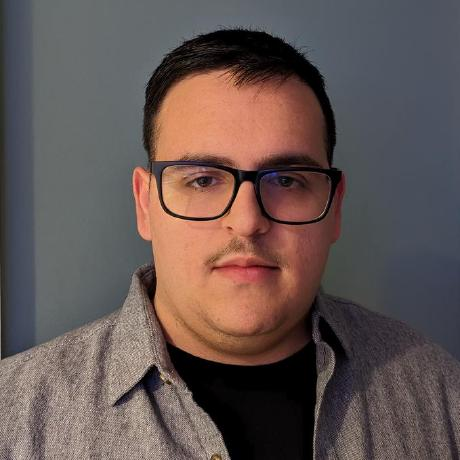
#> input picture Fall_2023/Project1/Part2/Project 1 Part 2 Download Sep 29, 2023 943 AM/258349-1939611 - Amir Marji - Sep 25, 2023 1039 AM/amir.jpg, 460 x 460 px
$ jupyter execute marji-amir2.ipynb
#> lines starting #> are read from the running program, lines starting #| are printed output that depends on the picture; after the words box and inside, x2 and y2 are one past the last pixel; in counts of white or black regions, pixels touching at a corner belong together
Amir Marji- Project 1 Part 2

1. Take a picture of your face or have a friend do it.
2. Import the image into Jupyter Notebook.

[cell 1]
import cv2
import numpy as np
import matplotlib.pyplot as plt

# load the image
img = cv2.imread("amir.jpg")
#> img is the input picture: shape (460, 460, 3); mean B, G, R 82.3, 85.1, 99.6

# convert bgr to rgb
img = cv2.cvtColor(img, cv2.COLOR_BGR2RGB)

# display the image
plt.imshow(img)
plt.show()

3 Analyze the image.

4 Create a histogram of the whole image. RGB.

[cell 2]
# create histogram for rgb channels
# make the image and histagram next to each other
# Calculate the histogram for each color channel
color = ("r", "g", "b")
histograms = []
for i, j in enumerate(color):
    calc = cv2.calcHist([img], [i], None, [256], [0, 256])
    histograms.append(calc)
#> after the loop, histograms = 3 items

# Create a figure with two subplots side by side
plt.figure(figsize=(12, 5))

# First subplot for the image
plt.subplot(121)
plt.imshow(img)
plt.title("Image")

# Second subplot for the histogram
plt.subplot(122)
for i, j in enumerate(color):
    plt.plot(histograms[i], color=j, label=j)
plt.xlim([0, 256])
plt.title("RGB Color Histogram")
plt.legend()

# Display the figure
plt.tight_layout()  # for spacing
plt.show()
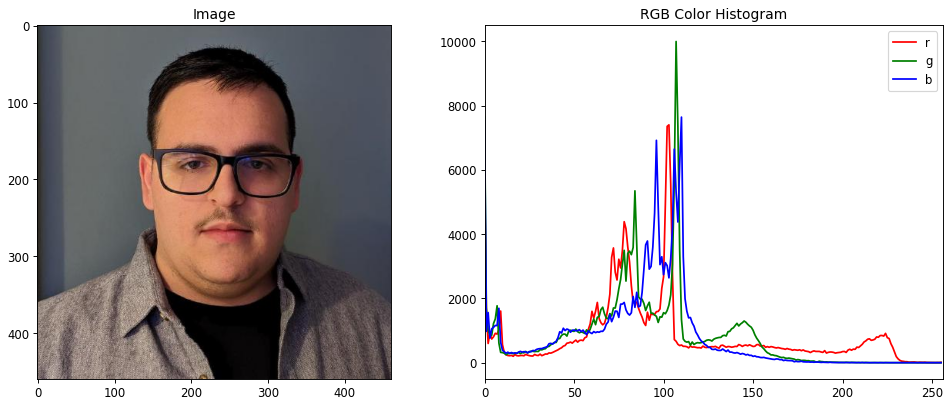
#> figure drawn by matplotlib, 2 panels; panel 2: curve peaks at x = 103, y = 7398; panel 2: curve peaks at x = 107, y = 9991; panel 2: curve peaks at x = 110, y = 7638

5.Modify your image with brightness and contrast (completes total range)

[cell 3]
alpha = 1.05  # contrast
beta = 7  # brightness

new_image = cv2.convertScaleAbs(img, alpha=alpha, beta=beta)


histograms = []
for i, j in enumerate(color):
    calc = cv2.calcHist([new_image], [i], None, [256], [0, 256])
    histograms.append(calc)

# Create a figure with two subplots side by side
plt.figure(figsize=(12, 5))

# First subplot for the image
plt.subplot(121)
plt.imshow(new_image)
plt.title("new image")

# Second subplot for the histogram
plt.subplot(122)
for i, j in enumerate(color):
    plt.plot(histograms[i], color=j, label=j)
plt.xlim([0, 256])
plt.title("RGB Color Histogram")
plt.legend()

# Display the figure
plt.tight_layout()  # for spacing
plt.show()
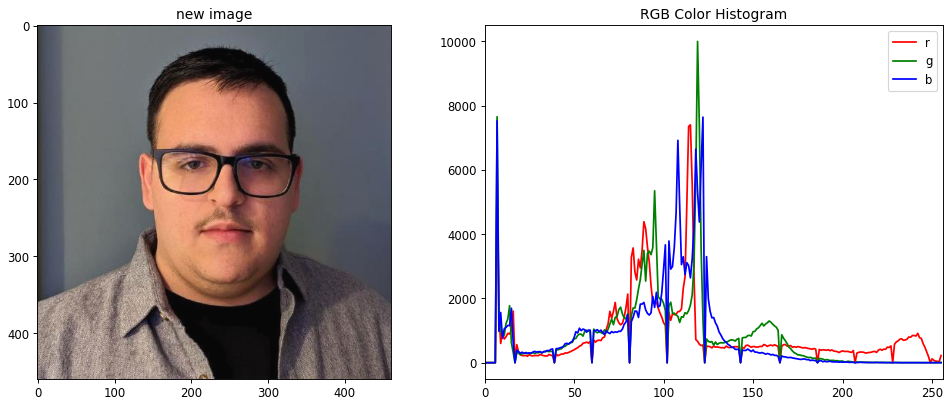
#> figure drawn by matplotlib, 2 panels; panel 2: curve peaks at x = 115, y = 7398; panel 2: curve peaks at x = 119, y = 9991; panel 2: curve peaks at x = 122, y = 7638

6.Mask out your face

[cell 4]
# mask out face

# r create a rectangle

top_left = (100, 15)

bottom_right = (360, 350)

color = (255, 0, 0)

thickness = 3

img_rect = None

img_rect = cv2.rectangle(new_image, top_left, bottom_right, color, thickness)
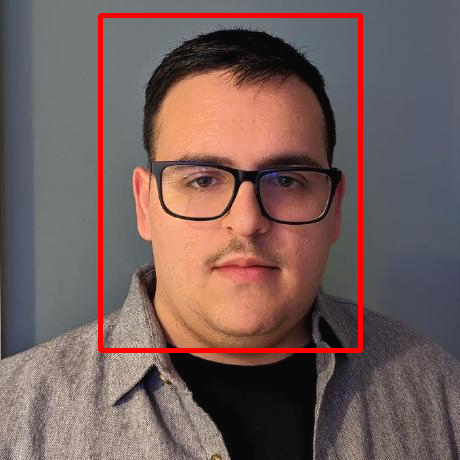
#> img_rect: shape (460, 460, 3); mean R, G, B 115.8, 93.5, 90.6

plt.imshow(img_rect)
plt.title("new image")
plt.show()

[cell 5]
# top_left = (100, 15)

# bottom_right = (360, 350)

img_masked = new_image[15:350, 100:360]  # [y1:y2, x1:x2]
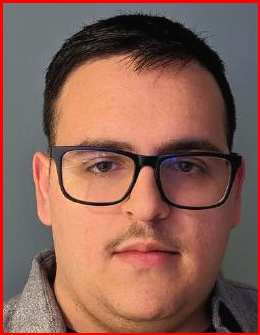
#> img_masked: shape (335, 260, 3); mean R, G, B 138.3, 96.3, 84.8

plt.imshow(img_masked)
plt.title("masked face")
plt.show()

7.Use the mask to create a HSV histogram.

[cell 6]
# maked image hsv histogram

# convert rgb to hsv

img_hsv = cv2.cvtColor(img_masked, cv2.COLOR_RGB2HSV)
#> img_hsv: shape (335, 260, 3); mean H, S, V 43.4, 92, 141

# create histogram for hsv channels

# I couldnt figure out how to loop through the channels so I did it manually


# # Create a figure with three subplots side by side
plt.figure(figsize=(18, 5))

# First subplot for the image
plt.subplot(131)
plt.imshow(img_masked)
plt.title("masked face")

# Second subplot for the hsv image
plt.subplot(132)
plt.imshow(img_hsv)
plt.title("HSV image")

# third subplot for the histogram
plt.subplot(133)

# Hue
hist = cv2.calcHist([img_hsv], [0], None, [256], [0, 255])
#> hist = 256 values, max 6688 at index 0, min 0 at index 28, mean 340.2
# Add histogram to the plot.
plt.plot(hist, color="red")
# Limit the plot range on the x-axis to 256 values.
plt.xlim([0, 255])
# Saturation
hist = cv2.calcHist([img_hsv], [1], None, [256], [0, 255])
#> hist = 256 values, max 3848 at index 17, min 0 at index 1, mean 328.7
# Add histogram to the plot.
plt.plot(hist, color="green")
# Limit the plot range on the x-axis to 256 values.
plt.xlim([0, 255])
# Value
hist = cv2.calcHist([img_hsv], [2], None, [256], [0, 255])
#> hist = 256 values, max 3232 at index 122, min 0 at index 0, mean 327.9
# Add histogram to the plot.
plt.plot(hist, color="blue")
# Limit the plot range on the x-axis to 256 values.
plt.xlim([0, 255])
# Add a legend
plt.legend(("hue", "saturation", "value"), loc="upper left")
# ad title
plt.title("HSV Color Histogram")

plt.xticks(range(0, 256, 20))


# Display the figure
plt.tight_layout()  # for spacing
plt.show()
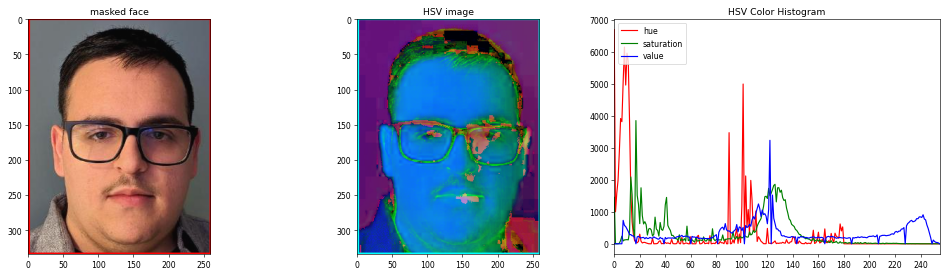
#> figure drawn by matplotlib, 3 panels; panel 3: curve peaks at x = 0, y = 6688; panel 3: curve peaks at x = 17, y = 3848; panel 3: curve peaks at x = 122, y = 3232

8.Analyze the histogram for skin tone ranges.

9.Use the HSV ranges to create a mask of skin tones.

[cell 7]
# load the image
img = cv2.imread("amir.jpg")

# convert bgr to hsv
img = cv2.cvtColor(img, cv2.COLOR_BGR2HSV)
#> img: shape (460, 460, 3); mean H, S, V 65.9, 64.1, 104.9

# skin tone
lower_skin = np.array([0, 0, 50], dtype=np.uint8)
upper_skin = np.array([30, 150, 255], dtype=np.uint8)

# create mask

mask = cv2.inRange(img, lower_skin, upper_skin)
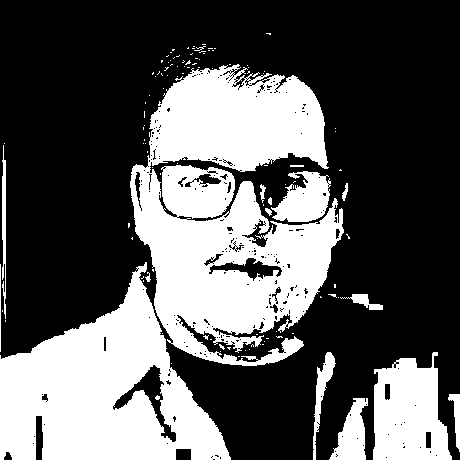
#> mask: shape (460, 460); 35.6% white; 115 white regions (98 under 20 px), largest, box (x1, y1, x2, y2) and area: (130, 64, 344, 366) 38853, (0, 262, 231, 460) 24462, (373, 352, 452, 460) 6296


# resize mask
#mask = cv2.resize(mask, (new_image.shape[1], new_image.shape[0]))

10.Apply the mask to the image and segment out your skin/face.

[cell 8]
# # Create a figure with three subplots side by side
plt.figure(figsize=(18, 5))

# Display the original image
plt.subplot(131)
plt.imshow(new_image)
plt.title("Original Image")

# Display the mask as an image
plt.subplot(132)
plt.imshow(mask, cmap="gray")
plt.title("Mask")


# Apply the mask to the image
img_skin = cv2.bitwise_and(img, img, mask=mask)
#> img_skin: shape (460, 460, 3); mean H, S, V 2.9, 31.6, 54

img_skin = cv2.cvtColor(img_skin, cv2.COLOR_HSV2RGB)
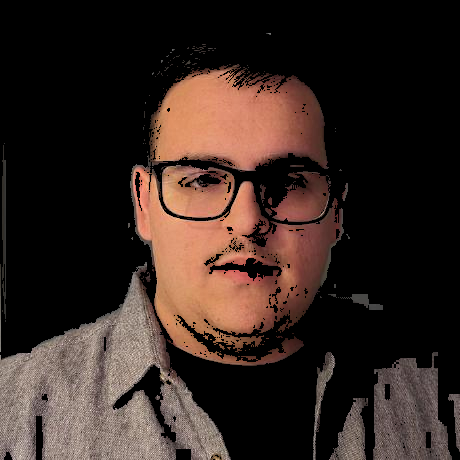
#> img_skin: shape (460, 460, 3); mean R, G, B 54, 39.4, 33.8

# Display the segmented face
plt.subplot(133)
plt.imshow(img_skin)  # Convert to RGB format
plt.title("Segmented Face")

plt.tight_layout()  # for spacing
plt.show()
